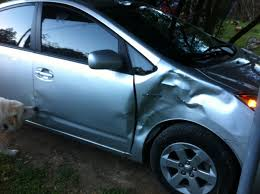
#> input picture val/0015.JPEG, 260 x 194 px, given in place of chart.png, which was not available
$ jupyter execute YOLOv3_car_damage_detection.ipynb   (shell and % lines are left out)   (text cells are left out)
#> lines starting #> are read from the running program, lines starting #| are printed output that depends on the picture; pictures that were not available may be replaced by others from this repository, and a replacement may not be noted
[cell 1]
# Darknet 레포 clone하기

[cell 2]
# makefile에서 GPU와 OPENCV 설정하기 (다운받아서 직접 1로 고쳐준 뒤 업로드 해도 됩니다.)
%cd darknet

[cell 3]
# gpu 확인

[cell 4]
# verify CUDA

[cell 5]
# make darknet (build)

[cell 6]
# get yolov3 pretrained coco dataset weights

[cell 7]
# define helper functions
def imShow(path):
#> called with path = 'chart.png'
  import cv2
  import matplotlib.pyplot as plt
  %matplotlib inline


  image = cv2.imread(path)
#> image is the input picture: shape (194, 260, 3); mean B, G, R 92.9, 81.5, 64.2
  height, width = image.shape[:2]
#> height = 194; width = 260
  resized_image = cv2.resize(image,(3*width, 3*height), interpolation = cv2.INTER_CUBIC)
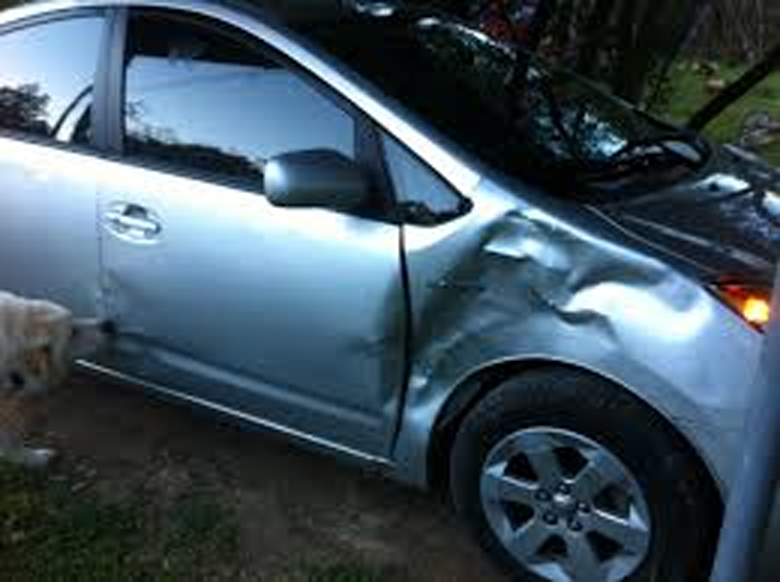
#> resized_image: shape (582, 780, 3); mean B, G, R 92.9, 81.5, 64.2

  fig = plt.gcf()
  fig.set_size_inches(18, 10)
  plt.axis("off")
  plt.imshow(cv2.cvtColor(resized_image, cv2.COLOR_BGR2RGB))
  plt.show()

# use this to upload files
def upload():
  from google.colab import files
  uploaded = files.upload()
  for name, data in uploaded.items():
    with open(name, 'wb') as f:
      f.write(data)
      print ('saved file', name)

# use this to download a file
def download(path):
  from google.colab import files
  files.download(path)

[cell 8]
# 구글 드라이브 마운트
# 지금 darknet에 위치하고 있으므로 전 디렉토리로 이동 후 마운트
%cd ..
from google.colab import drive
drive.mount('/content/gdrive')

[cell 9]
# /content/gdrive/My\ Drive/ 라는 긴 주소를 /mydrive로 줄여줄 수 있음.

[cell 10]
# images 폴더에 이미지 파일을 넣어준 뒤 커맨드를 입력하면 예측할 수 있음
%cd darknet
# !./darknet detect cfg/yolov3.cfg yolov3.weights /mydrive/images/cat_dog.jpg
# imShow('predictions.jpg')

[cell 11]
# LOCAL MACHINE DOWNLOAD
# download('predictions.jpg')

[cell 12]
# GOOGLE DRIVE DOWNLOAD
# 다운로드 할 때 이름 변경 가능하다.
# !cp predictions.jpg /mydrive/images/detection1.jpg

[cell 13]
# 구글 드라이브에 yolov3 폴더를 만들고 업로드 해준 상태
# !ls /mydrive/yolov3

[cell 14]
# zip파일을 코랩 root directory로 다운(copy)
# !cp /mydrive/yolov3/obj.zip ../

[cell 15]
# 현재 위치는 darknet이기 때문에 root directory의 obj.zip을 darknet의 data폴더에 unzip해준다. (/darknet/data/obj 안에 파일들 생성)
# !unzip ../obj.zip -d data/

[cell 16]
# 현재 위치가 darknet이어야 한다.

[cell 17]
# custom한 .cfg 파일을 darkner/cfg 폴더에 넣어준다.

# 로컬에서 업로드 할 경우
#%cd cfg
#upload()
#%cd ..

[cell 18]
# 구글 드라이브에 obj.names와 obj.data를 넣어준 뒤 darknet/data 안에 복사해준다.

# upload the obj.names and obj.data files to cloud VM from local machine (uncomment to use)
#%cd data
#upload()
#%cd ..

[cell 19]
# 구글 드라이브에 업로드 후 darknet으로 가져오기

# upload the generate_train.py script to cloud VM from local machine (uncomment to use)
#upload()

[cell 20]
# darknet/data/obj 안에 이미지, txt 파일 넣어줘야 함

[cell 21]
# verify train.txt can be seen in our darknet/data folder

[cell 22]
# upload pretrained convolutional layer weights

[cell 23]
# train your custom detector

[cell 24]
imShow('chart.png')

[cell 25]
# 차량 파손 이미지 학습

[cell 26]
imShow('chart_yolov3_custom.png')
#> call 2 of imShow, with path = 'chart_yolov3_custom.png'
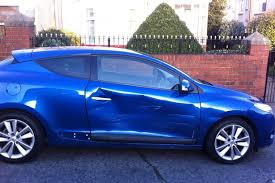
#> input picture val/0017.JPEG, 275 x 183 px, given in place of chart_yolov3_custom.png, which was not available
#> in imShow, image is the input picture: shape (183, 275, 3); mean B, G, R 149.2, 104.1, 91.9
#> in imShow (call 2), `resized_image = cv2.resize(image,(3*width, 3*height), interpolation = ..`:
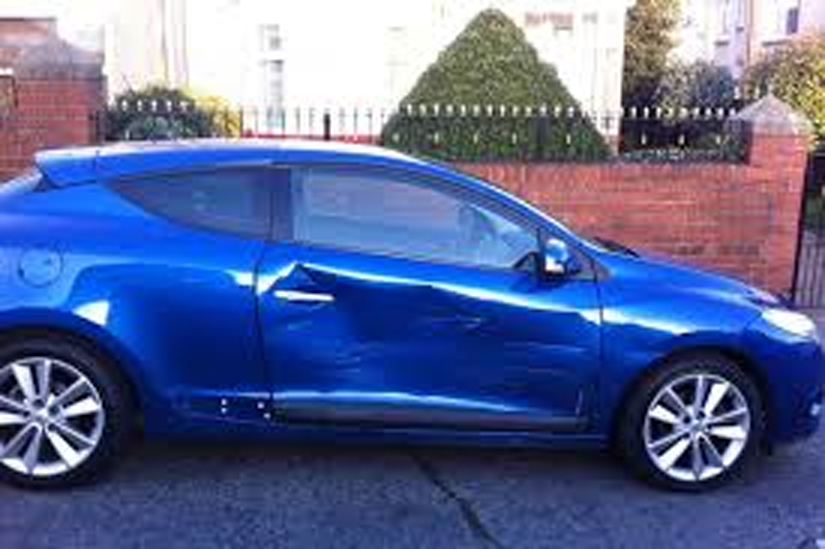
#> resized_image: shape (549, 825, 3); mean B, G, R 149.1, 104.1, 91.9

[cell 27]
# cutom.cfg 파일을 test모드로 바꿔준다.
%cd cfg
%cd ..

[cell 28]
# thresh flag sets accuracy that detection must be in order to show it -thresh 0.3
# Val file directory : /content/gdrive/MyDrive/data/car_damage_detection/obj/0027.jpeg
imShow('predictions.jpg')
